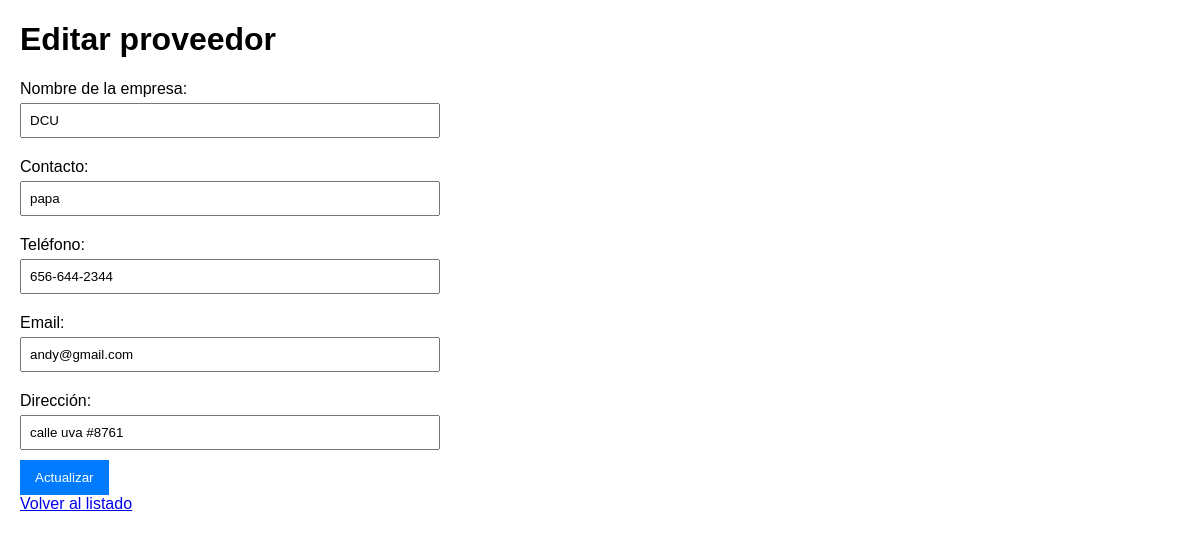
Screenshot of /editar/1/ with the database file from the repository.
### app_proveedor/models.py (models this page shows, shortened)
class proveedores(models.Model):
    nombre_empresa = models.CharField(max_length=100)
    contacto_nombre = models.CharField(max_length=50)
    contacto_telefono = models.CharField(max_length=15)
    contacto_email = models.EmailField()
    direccion = models.CharField(max_length=200)

### app_proveedor/views.py (the view, shortened to what this page needs)
# urls.py: path('editar/<int:id>/', views.editar_proveedor, name='editar_proveedor'),
def editar_proveedor(request, id):
    proveedores = get_object_or_404(Modeloproveedores, id=id)
    return render(request, 'editar_proveedores.html', {'proveedores': proveedores})

### app_proveedor/templates/editar_proveedores.html (shortened to what this page needs)
<!DOCTYPE html>
<html lang="es">
<head>
</head>
<body>
    <h1>Editar proveedor</h1>
    <form method="post">
        <label for="nombre_empresa">Nombre de la empresa:</label>
        <input type="text" id="nombre_empresa" name="nombre_empresa" value="{{ proveedores.nombre_empresa }}" required>
        <label for="contacto_nombre">Contacto:</label>
        <input type="text" id="contacto_nombre" name="contacto_nombre" value="{{ proveedores.contacto_nombre }}" required>
        <label for="contacto_telefono">Teléfono:</label>
        <input type="text" id="contacto_telefono" name="contacto_telefono" value="{{ proveedores.contacto_telefono }}" required>
        <label for="contacto_email">Email:</label>
        <input type="email" id="contacto_email" name="contacto_email" value="{{ proveedores.contacto_email }}" required>
        <label for="direccion">Dirección:</label>
        <input type="text" id="direccion" name="direccion" value="{{ proveedores.direccion }}" required>
        <button type="submit">Actualizar</button>
    </form>
    <a href="/">Volver al listado</a>
</body>
</html>

### app_proveedor/templates/editar_proveedores.html (style rules this page uses)
body { font-family: Arial, sans-serif; margin: 20px; }
form { max-width: 400px; }
label { display: block; margin: 10px 0 5px; }
input { width: 100%; padding: 8px; margin-bottom: 10px; }
button { background-color: #007BFF; color: white; padding: 10px 15px; border: none; cursor: pointer; }

### rows the page displays
proveedores: nombre_empresa "DCU", contacto_nombre "papa", contacto_telefono "656-644-2344", contacto_email "andy@gmail.com", direccion "calle uva #8761"
